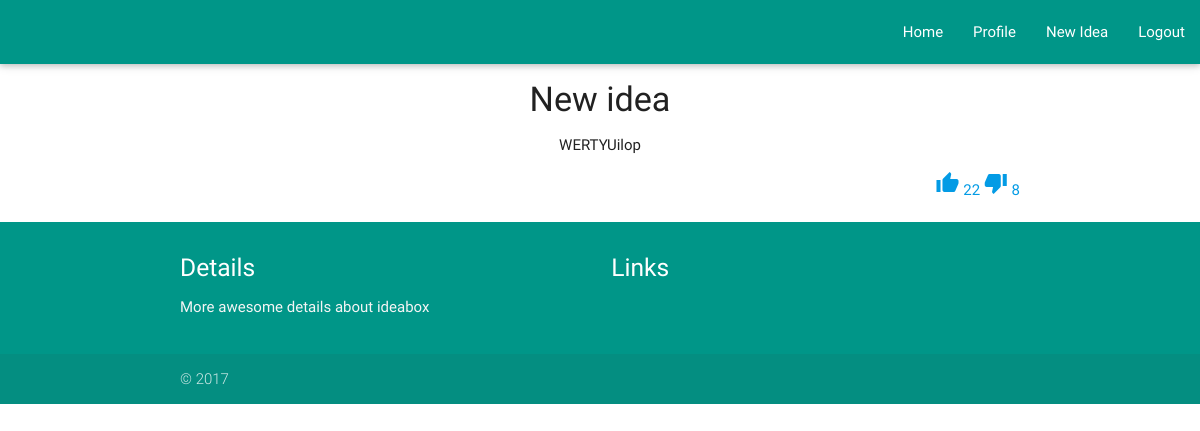
Screenshot of /comment/1/ (signed in) with the database file from the repository.
### database_setup.py (models this page shows)
class Ideas(Base):
    __tablename__ = 'idea'
    id = Column(Integer, primary_key = True, autoincrement = True)
    name = Column(String(80), nullable = False)
    description = Column(String(250), nullable = False)
    rating = Column(String(8), nullable = True)
    category = Column(String(250), nullable = False)
    tags = Column(String(250))
    user_id = Column(Integer, ForeignKey('user.id'))
    user = relationship(User)
    upvotes = Column(Integer, default = 0)
    downvotes = Column(Integer, default = 0)

### project.py (the view)
@app.route('/comment/<int:idea_id>/', methods=['GET', 'POST'])
def comment(idea_id):
    if session.get('user'):
        idea = dbsession.query(Ideas).filter_by(id = idea_id).first()
        return render_template('idea.html', idea=idea)
    else:
        return redirect(url_for('register'))

### templates/idea.html (shortened to what this page needs)
<!DOCTYPE html>
<html lang="en">
<head>
      <link type="text/css" rel="stylesheet" href="/static/css/materialize.min.css"  media="screen,projection"/>
</head>
<body>
        <div class="header">
            <nav class="teal">
                <ul class="right nav nav-pills pull-right">
                	<li role="presentation" class=""><a href="/home">Home</a></li>
                    <li role="presentation" class=""> <a href="/profile"> Profile </a> </li>
                    <li role="presentation" class=""> <a href="/newidea"> New Idea </a> </li>
                    <li role="presentation" class=""> <a href="/logout"> Logout </a> </li>
                </ul>
            </nav>
        </div>
    <div class="container">
        <div class="row">
          <div class="col s12 m12 l12">
              <span class="center"> <h4> {{idea.name}} </h4> </span>
              <p class="center">{{idea.description}}</p>
            <div class="right">
              <a href="/upvote/{{idea.id}}/"> <i class="material-icons">thumb_up</i> {{idea.upvotes}}</a>
              <a href="/downvote/{{idea.id}}/"> <i class="material-icons">thumb_down</i> {{idea.downvotes}} </a>
            </div>
          </div>
        </div>
    </div>
    <footer class="page-footer teal">
        <div class="container">
          <div class="row">
            <div class="col l6 s12">
              <h5 class="white-text"> Details </h5>
              <p class="grey-text text-lighten-4">
                More awesome details about ideabox
              </p>
            </div>
            <div class="col l4 offset-12 s12">
              <h5 class="white-text"> Links </h5>
            </div>
          </div>
        </div>
        <div class="footer-copyright">
          <div class="container"> &copy; 2017 </div>
        </div>
      </footer>
</body>
</html>

### rows the page displays
Ideas: name "New idea", description "WERTYUilop", upvotes "22", downvotes "8"
